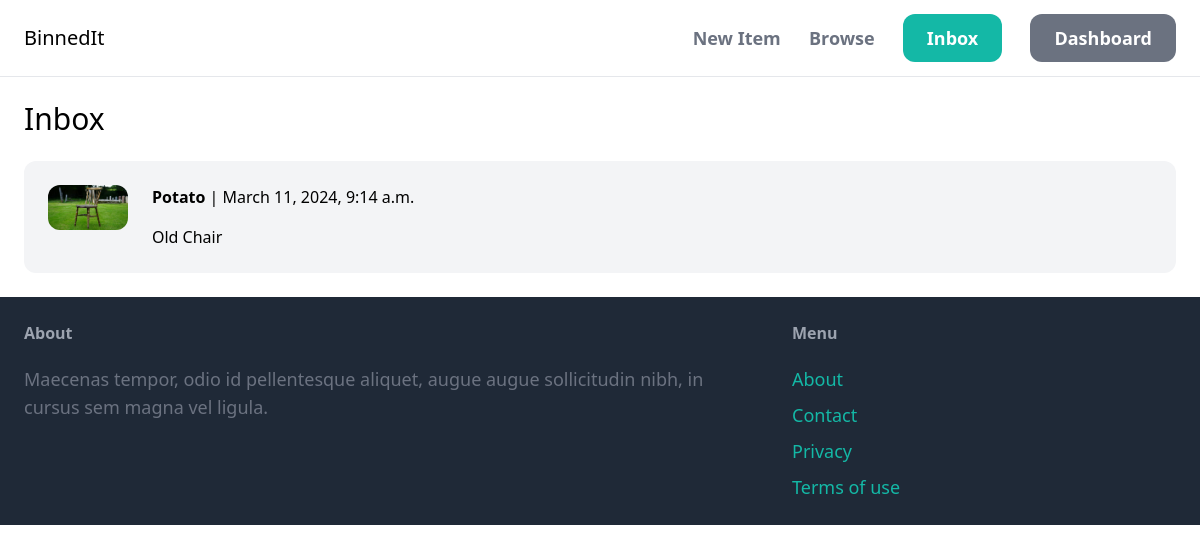
The page /inbox/ (signed in) on the database its author committed.
### conversation/models.py (models this page shows)
class Conversation(models.Model):
    item = models.ForeignKey(
        Item, related_name='conversations', on_delete=models.CASCADE)
    members = models.ManyToManyField(User, related_name='conversations')
    created_at = models.DateTimeField(auto_now_add=True)
    modified_at = models.DateTimeField(auto_now=True)
    class Meta:
        ordering = ('-modified_at',)

### item/models.py (models this page shows, shortened)
class Item(models.Model):
    category = models.ForeignKey(
        Category, related_name='items', on_delete=models.CASCADE)
    name = models.CharField(max_length=255)
    description = models.TextField(blank=True, null=True)
    price = models.DecimalField(max_digits=999, decimal_places=2)
    image = models.ImageField(upload_to='item_images', blank=True, null=True)
    is_sold = models.BooleanField(default=False)
    created_by = models.ForeignKey(
        User, related_name='items', on_delete=models.CASCADE)
    created_at = models.DateTimeField(auto_now_add=True)

### conversation/views.py (the view)
# urls.py: path('inbox/', include('conversation.urls')),
@login_required
def inbox(request):
    conversations = Conversation.objects.filter(members__in=[request.user.id])
    return render(request, 'conversation/inbox.html', {'conversations':conversations})

### conversation/templates/conversation/inbox.html (shortened to what this page needs)
{% extends "core/base.html" %}
{% block content %}
<h1 class='mb-6 text-3xl'>Inbox</h1>
<div class="space-y-6">
    {% for conversation in conversations %}
        <a href="{% url 'conversation:detail' conversation.id %}">
            <div class="p-6 flex bg-gray-100 rounded-xl">
                <div class="pr-6">
                    <img src="{{ conversation.item.image.url }}" class="w-20 rounded-xl">
                </div>
                <div>
                    {% for member in conversation.members.all %}
                        {% if member != request.user %}
                            <p class="mb-4"><strong>{{ member.username }}</strong> | {{ conversation.modified_at }}</p>
                            <p>{{ conversation.item.name }}</p>
                            {% endif %}
                    {% endfor %}
                </div>
            </div>
        </a>
    {% endfor %}
</div>
{% endblock %}

### rows shown on the page
Conversation: item.image (picture), modified_at "March 11, 2024, 9:14 a.m.", item.name "Old Chair"

### other values the page prints
{{ member.username }} "Potato"
